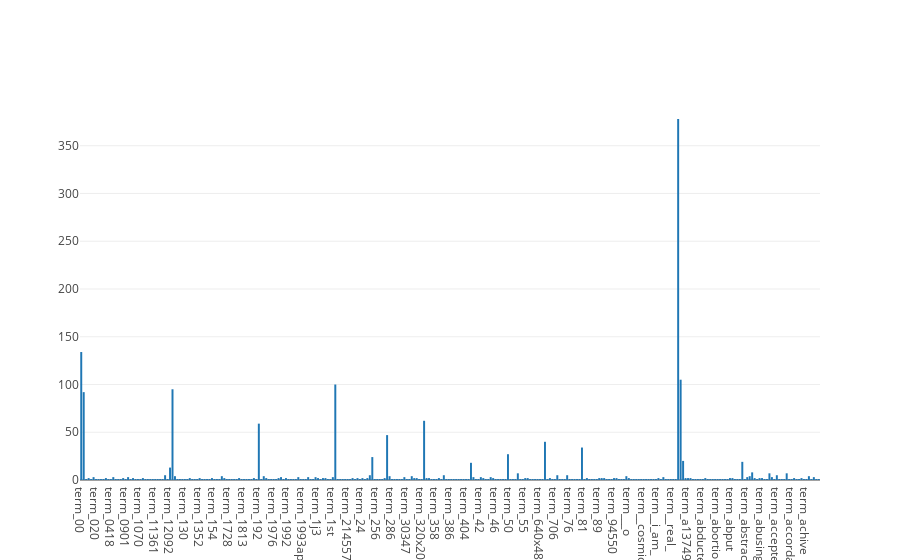

Notebook code cell kept with this figure:
### Markdown cell above
### Exercise 13 (take home):
If you want a nicer interactive visualization here, I would encourage you try to install and use plotly to achieve this. Check last year's notebook for code on how to generate the interactive version of the plot above.

### Code cell
# Answer here

from plotly.offline import download_plotlyjs, init_notebook_mode, plot, iplot
init_notebook_mode(connected=True)

plotly.tools.set_credentials_file(username='k134563', api_key='1jkzR1YreRZNRKXAyhJR')

term_frequencies = np.asarray(X_counts.sum(axis=0))[0]

x = ["term_" + str(i) for i in count_vect.get_feature_names()[0:300]]

# Counts
y = term_frequencies[:300]

need_print = [go.Bar(
            x = x,
            y = y   
            )]

py.offline.iplot(need_print, filename='Exercise 13')

### Figure 1 — Plotly figure (JSON) as saved in the notebook; plotly's stock layout.template omitted (floating-point values rounded to 4 significant figures; data arrays with more than 128 entries replaced by an {"elided": "..."} marker saying what was removed)
{"data": [{"type": "bar", "uid": "bc8d27b2-e02a-11e8-84f2-9b8878a1e716", "x": {"elided": "300 str values"}, "y": {"elided": "300 int values"}}], "layout": {}}
